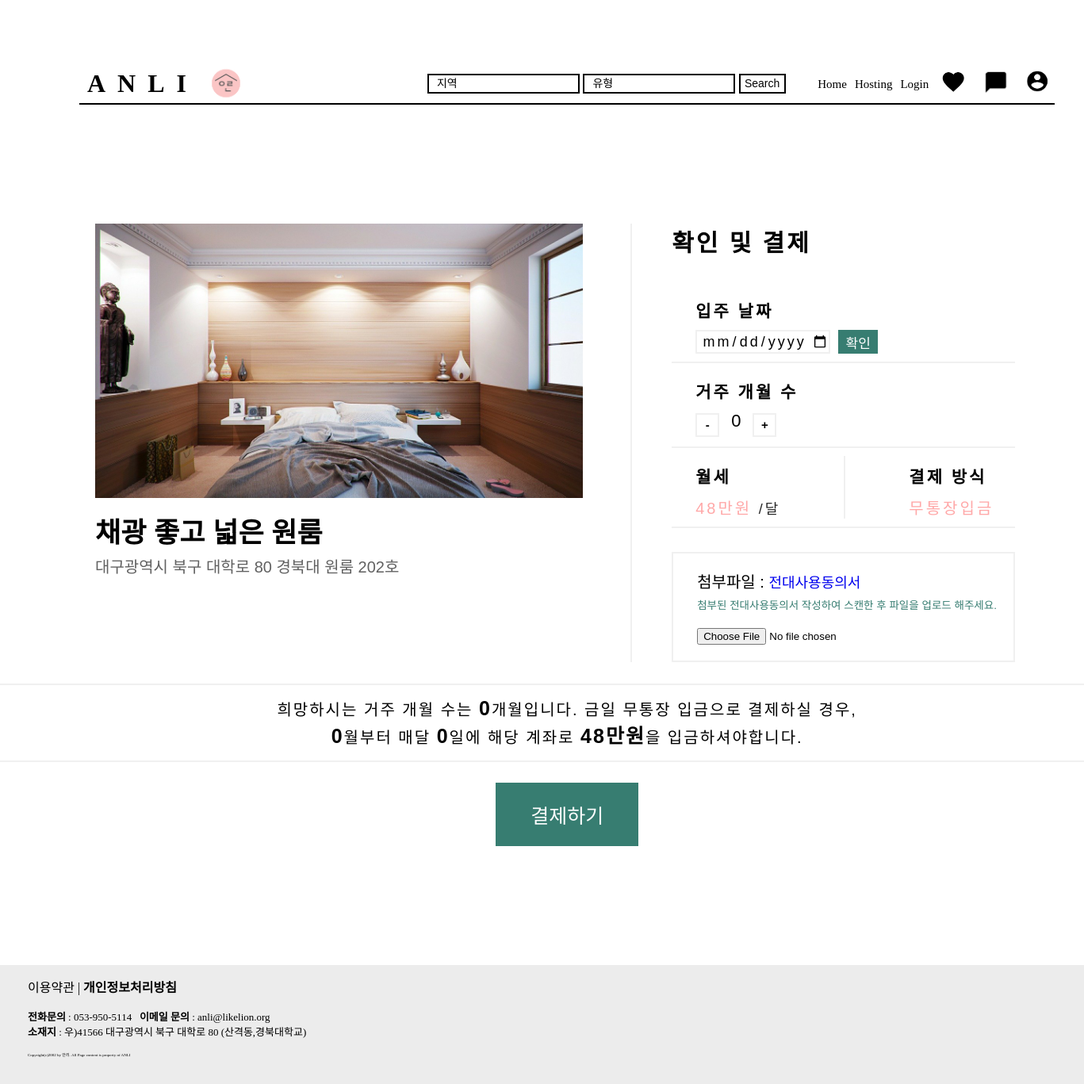
The page /payment/1 on the database its author committed.
### anli/models.py (models this page shows, shortened)
class Room(models.Model): #장고에서 제공하는 models.Model를 상속받아야한다.
    image = models.ImageField(upload_to="room/", blank=True, null=True)
    title = models.CharField(max_length=64,verbose_name = '제목')
    price = models.CharField(max_length=64,verbose_name = '가격')
    select_home = models.CharField(max_length=64,verbose_name = '집유형')
    location = models.CharField(max_length=200,verbose_name = '위치')
    smaller_period = models.CharField(max_length=64,verbose_name = '최소기간')
    startDay = models.CharField(max_length=64,verbose_name = '시작일')
    lastDay = models.CharField(max_length=64,verbose_name = '종료일')
    floor_space = models.CharField(max_length=64,verbose_name = '평수')
    bathroom = models.CharField(max_length=64,verbose_name = '욕실수')
    room = models.CharField(max_length=64,verbose_name = '방수')
    bed = models.CharField(max_length=64,verbose_name = '침대수')
    basic_info = models.CharField(max_length=64,verbose_name = '기본정보')
    option = models.CharField(max_length=64,verbose_name = '옵션')
    description = models.CharField(max_length=500,verbose_name = '설명')
    heart = models.IntegerField(verbose_name='위시')
    registered_dttm = models.DateTimeField(auto_now_add=True, verbose_name='등록시간')
    class Meta: #메타 클래스를 이용하여 테이블명 지정
        db_table = 'host_home'

### anli/views.py (the view)
# urls.py: path('payment/<str:id>', views.payment, name="payment"),
def payment(request, id):
    room = get_object_or_404(Room, pk=id)
    return render(request, 'payment.html', {'room': room})

### anli/templates/payment.html (shortened to what this page needs)
{% load static %}
<html lang="en">
<head>
    <link rel="stylesheet" href="{% static 'css/payment.css' %}" />
    <link rel="stylesheet" href="{% static 'css/default-style.css' %}" />
</head>
<body>
        <div class="navB inner">
            <div class="logo">
                <a href="{% url 'home' %}" class="brand-nameB">ANLI</a>
                <a href="{% url 'home' %}">
                    <img src="{% static 'img/logo.png' %}" class="logo-img" alt="">
                </a>
            </div>
            <div class="navlink">
                <ul class="gnb">
                    <form class="d-flex" action="{% url 'searchResult' %}" method="get">
                        <input class="search-inputB" type="search" placeholder="지역" name="location">
                        <input class="search-inputB" type="search" placeholder="유형" name="kind">
                        <button class="search-btnB" type="submit">Search</button>
                    </form>
                    <li><a href="{% url 'home' %}" class="nav-nameB">Home</a></li>
                    {% if user.is_authenticated %}
                  <li><a href="{% url 'new' %}" class="nav-nameB">Hosting</a></li>
                  {% else %}
                  <li><a href="{% url 'login' %}" class="nav-nameB">Hosting</a></li>
                  {% endif%}
                  {% if user.is_authenticated %}
                  <li><a href="{% url 'logout' %}" class="nav-nameB">Logout</a>
                    {% else %}
                    <li><a href="{% url 'login' %}" class="nav-nameB">Login</a>
                    {% endif %}
                  <li><a href="{% url 'wishlist' %}"><img src="{% static 'img/wishlist.png' %}" class="nav-imgB" alt=""></a></li>
                  <li><a href="{% url 'message' %}"><img src="{% static 'img/message.png' %}" class="nav-imgB" alt=""></a></li>
                  {% if user.is_authenticated %}
                  <li><a href="{% url 'mypage' %}"><img src="{% static 'img/profile.png' %}" class="nav-imgB" alt=""></a></li>
                  {% else %}
                  <li><a href="{% url 'login' %}"><img src="{% static 'img/profile.png' %}" class="nav-imgB" alt=""></a></li>
                  {% endif%}
                </ul>
            </div>
        </div>
        <div class="all-flex">
            <div class="pymbox">
                <div class="room-pm">
                    <img src="{{ room.image.url }}" class="room-pm-img" alt="">
                    <div class="room-data">
                        <h2 class="room-pm-name">{{ room.title }}</h2>
                        <h4 class="room-pm-loc">{{ room.location }}</h4>
                    </div>
                </div>
                <div class="reserv">
                    <h4 class="reserv-conf">확인 및 결제</h4>
                    <div class="bottom-line">
                        <h4 class="reserv-ltr  margin-top">입주 날짜</h4>
                        <div class="flex_row">
                            <input id="input_date" type="date" class="reserv-start-btn" />
                            <input id="input_submit" type="submit" class="reserv-conf-btn" onclick="input()" value="확인">
                        </div>
                    </div>
                    <div class="bottom-line">
                        <h4 class="reserv-ltr  margin-top">거주 개월 수</h4>
                        <div class="reserv-count">
                            <button class="reserv-count-btn" onclick="count('minus')">-</button>
                            <h4 id="result" class="reserv-count-result">0</h4>
                            <button class="reserv-count-btn" onclick="count('plus')">+</button>
                        </div>
                    </div>
                    <div class="bottom-line-rsv">
                        <div class="reserv-month down">
                            <h4 class="reserv-ltr margin-top">월세</h4>
                            <h4 class="reserv-way">{{ room.price }} <span class="reserv-price-month">/달</span></h4>
                        </div>
                        <div class="reserv-pay down">
                            <h4 class="reserv-ltr margin-top">결제 방식</h4>
                            <h4 class="reserv-way">무통장입금</h4>
                        </div>
                    </div>
                    <div class="border-all">
                        <div class="font_file">첨부파일 : <a href="../전대사용동의서-전차인용.hwp" class="a-font-design">전대사용동의서</a>
                        </div>
                        <div class="placeholder">첨부된 전대사용동의서 작성하여 스캔한 후 파일을 업로드 해주세요.</div>
                        <input type="file" name="host-contract-file" required>
                    </div>
                </div>
            </div>
            <div class="last-box">
                <h4 class="reserv-expln">희망하시는 거주 개월 수는 <span id="month" class="bold">0</span>개월입니다.
                    금일 무통장 입금으로 결제하실 경우, <br> <span id="result_month" class="bold">0</span>월부터 매달
                    <span id="result_day" class="bold">0</span>일에 해당 계좌로 <span class="bold">{{room.price }}</span>을 입금하셔야합니다.
                </h4>
                <input type="button" class="pay-btn" value="결제하기" onclick="location.href='{% url 'deposit' room.id%}'">
            </div>
        </div>
    <footer>
        <div class="footer-container">
            <div>이용약관 | <span class="bolder">개인정보처리방침</span></div>
            <p>
            <div class="fontsize13"><span class="bolder">전화문의</span> : 053-950-5114 &ensp;<span class="bolder">이메일
                    문의</span> : anli@likelion.org</div>
            <div class="fontsize13"><span class="bolder">소재지</span> : 우)41566 대구광역시 북구 대학로 80 (산격동,경북대학교)</div>
            </p>
            <div class="copyright">Copyright(c)2002 by 안리. All Page content is property of ANLI</div>
        </div>
    </footer>
</body>
</html>

### static/css/payment.css (style rules this page uses)
:root { --linecolor: rgb(240, 240, 240); }
.all-flex { margin-left: 50px; width: 90%; display: flex; flex-direction: column; }
.flex_row { display: flex; flex-direction: row; }
.margin-top { margin-top: 10px; }
.pymbox { display: flex; flex-direction: row; justify-content: center; margin-top: 150px; }
.room-pm { display: flex; flex-direction: column; border-right: 2px solid var(--linecolor); padding-right: 60px; margin-left: 70px; width: 50%; }
.room-pm-name { color:black; font-size: 35px; font-family: 'Noto Sans KR', sans-serif; font-weight: 700; margin-top: 15px; margin-bottom: 5px; }
.room-pm-loc { color:#616161; font-size: 20px; font-family: 'Noto Sans KR', sans-serif; font-weight: 500; margin-top: 5px; margin-bottom: 5px; }
.reserv { display: flex; flex-direction: column; padding-left: 50px; width: 50%; }
.reserv-conf { color:black; font-size: 30px; font-family: 'Noto Sans KR', sans-serif; font-weight: 700; letter-spacing: 3px; margin-top: 0; margin-bottom: 30px; }
.bottom-line { display: flex; flex-direction: column; border-bottom: 2px solid var(--linecolor); padding-top: 10px; padding-bottom: 10px; padding-left: 30px; }
.reserv-ltr { color:black; font-size: 21px; font-family: 'Noto Sans KR', sans-serif; font-weight: 600; letter-spacing: 3px; margin-bottom: 10px; }
.reserv-start-btn { font-family: 'Noto Sans KR', sans-serif; font-weight: 500; font-size: 18px; letter-spacing: 3px; text-align: center; width: 170px; border: 2px solid var(--linecolor); margin-right: 10px; }
.reserv-conf-btn { color: white; font-size: 17px; font-family: 'Noto Sans KR', sans-serif; font-weight: 400; text-align: center; width: 50px; height: 30px; padding: 0; background-color: #377D71; border: none; }
.reserv-count { display: flex; flex-direction: row; align-items: center; margin: 0; height: 35px; }
.reserv-count-btn { color: black; font-size: 15px; font-family: 'Noto Sans KR', sans-serif; font-weight: 600; text-align: center; width: 30px; height: 30px; padding: 0; margin-right: 15px; background-color: rgba(255, 255, 255, 0); border: 2px solid var(--linecolor); }
.reserv-count-result { height: 35px; color:black; font-size: 22px; font-family: 'Noto Sans KR', sans-serif; font-weight: 500; text-align: center; margin-right: 15px; margin-top: 0; margin-bottom: 0; }
.bottom-line-rsv { display: flex; flex-direction: row; align-items: center; border-bottom: 2px solid var(--linecolor); padding-top: 10px; padding-bottom: 10px; padding-left: 30px; margin-bottom: 0; }
.down { display: flex; flex-direction: column; }
.reserv-month { border-right: 2px solid var(--linecolor); padding-right: 80px; }
.reserv-pay { padding-left: 80px; }
.reserv-way { color: #ffa8a8; font-size: 20px; font-family: 'Noto Sans KR', sans-serif; font-weight: 500; letter-spacing: 3px; margin-top: 0; margin-bottom: 0; }
.reserv-price-month { color: #252525; font-size: 18px; font-family: 'Noto Sans KR', sans-serif; font-weight: 500; letter-spacing: 3px; margin-top: 0; }
.border-all { display: flex; flex-direction: column; border: 2px solid var(--linecolor); padding-left: 30px; padding-bottom: 20px; margin-top: 30px; }
.font_file { color:black; font-size: 20px; font-family: 'Noto Sans KR', sans-serif; font-weight: 500; margin-top: 20px; }
.a-font-design { text-decoration: none; font-size: 18px; font-weight: 400; }
.placeholder { margin-top: 5px; margin-bottom: 20px; color: #377D71; font-family: 'Noto Sans KR', sans-serif; font-weight: 300; font-size: 13.5px; }
.last-box { display: flex; flex-direction: column; align-items: center; margin-bottom: 50px; margin-left: 100px; }
.reserv-expln { width: 1400px; color:black; font-size: 20px; font-family: 'Noto Sans KR', sans-serif; font-weight: 500; letter-spacing: 2px; border: 2px solid var(--linecolor); text-align: center; padding: 15px; }
.bold { color:black; font-size: 25px; font-family: 'Noto Sans KR', sans-serif; font-weight: 600; }
.pay-btn { color: white; font-size: 25px; font-family: 'Noto Sans KR', sans-serif; font-weight: 500; text-align: center; width: 180px; height: 80px; background-color: #377D71; border: none; }

### rows shown on the page
Room: image (picture), title "채광 좋고 넓은 원룸", location "대구광역시 북구 대학로 80 경북대 원룸 202호", price "48만원", id "결제하기"
